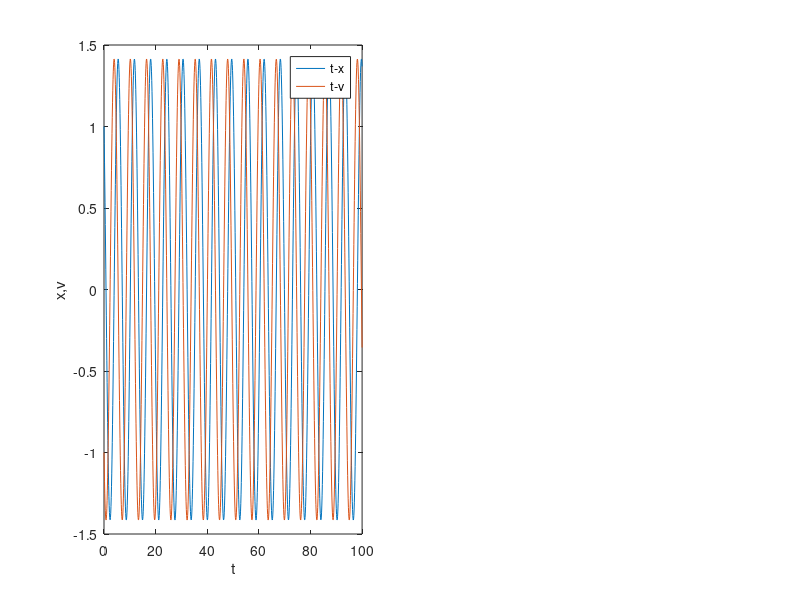

Source code (MATLAB): (Note: this script raises an error after producing the figure.)
clear;
close all;

size = 1e3;

V = zeros(1,size);
V(1) = -1;%initialized velocity
X = zeros(1,size);
X(1) = 1;%initialized position
f1 = zeros(1,size);
f2 = zeros(1,size);
f3 = zeros(1,size);
f4 = zeros(1,size);
g1 = zeros(1,size);
g2 = zeros(1,size);
g3 = zeros(1,size);
g4 = zeros(1,size);

h = 0.1;
t = (0:h:size*h);

k = 1;%set
m = 1;%set

for i = 1:size
  f1(i) = -k/m * X(i);
  g1(i) = V(i);
  f2(i) = -k/m * ( X(i)+0.5*h*g1(i) );
  g2(i) = V(i) + f1(i)*0.5*h;
  f3(i) = -k/m * ( X(i)+0.5*h*g2(i) );
  g3(i) = V(i) + f2(i)*0.5*h;
  f4(i) = -k/m * ( X(i)+h*g3(i) );
  g4(i) = V(i) + h*f3(i);
  X(i+1) = X(i)+h*(g1(i) + 2*g2(i) + 2*g3(i) + g4(i))/6;
  V(i+1) = V(i)+h*(f1(i) + 2*f2(i) + 2*f3(i) + f4(i))/6;
end

figure;

subplot(1,2,1);
plot(t,X,t,V);
xlabel('t');
ylabel('x,v');
legend('t-x','t-v');
ax = gca;
ax.FontName = 'Times New Roman';
ax.FontSize = 16;
grid on;
grid minor;

subplot(1,2,2);
plot(X,V);
xlabel('x');
ylabel('v');
legend('x-v');
ax = gca;
ax.FontName = 'Times New Roman';
ax.FontSize = 16;
grid on;
grid minor;
%saveas(gcf,'t-x.png')
